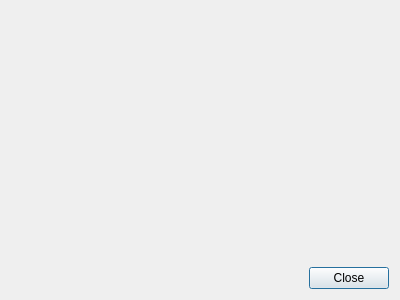
<?xml version="1.0" encoding="UTF-8"?>
<ui version="4.0">
 <class>DialogXVirusTotal</class>
 <widget class="QDialog" name="DialogXVirusTotal">
  <property name="windowModality">
   <enum>Qt::ApplicationModal</enum>
  </property>
  <property name="geometry">
   <rect>
    <x>0</x>
    <y>0</y>
    <width>400</width>
    <height>300</height>
   </rect>
  </property>
  <property name="windowTitle">
   <string notr="true">VirusTotal</string>
  </property>
  <property name="modal">
   <bool>true</bool>
  </property>
  <layout class="QVBoxLayout" name="verticalLayout">
   <item>
    <widget class="XVirusTotalWidget" name="widget" native="true">
     <property name="sizePolicy">
      <sizepolicy hsizetype="Expanding" vsizetype="Expanding">
       <horstretch>0</horstretch>
       <verstretch>0</verstretch>
      </sizepolicy>
     </property>
    </widget>
   </item>
   <item>
    <layout class="QHBoxLayout" name="horizontalLayout">
     <item>
      <spacer name="horizontalSpacer">
       <property name="orientation">
        <enum>Qt::Horizontal</enum>
       </property>
       <property name="sizeHint" stdset="0">
        <size>
         <width>40</width>
         <height>20</height>
        </size>
       </property>
      </spacer>
     </item>
     <item>
      <widget class="QPushButton" name="pushButtonClose">
       <property name="text">
        <string>Close</string>
       </property>
      </widget>
     </item>
    </layout>
   </item>
  </layout>
 </widget>
 <customwidgets>
  <customwidget>
   <class>XVirusTotalWidget</class>
   <extends>QWidget</extends>
   <header>xvirustotalwidget.h</header>
   <container>1</container>
  </customwidget>
 </customwidgets>
 <resources/>
 <connections/>
</ui>
